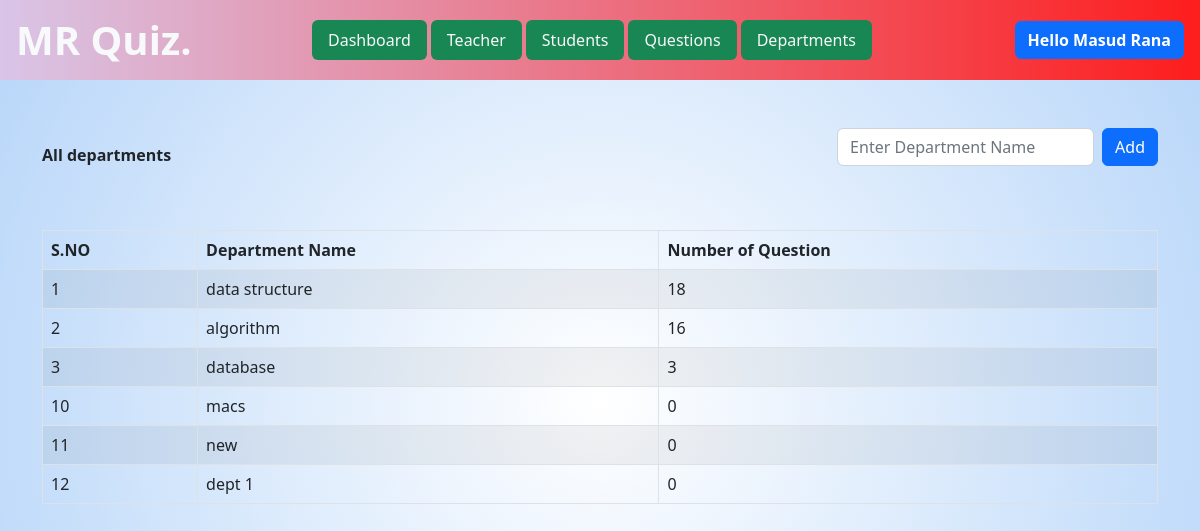
The page /admin/view-departments.php (signed in) on the database its author committed.
### tables this page shows
CREATE TABLE `departments` (
  `id` int(11) NOT NULL,
  `dept_name` varchar(255) DEFAULT NULL,
  `total_ques` varchar(255) DEFAULT NULL
);

### admin/view-departments.php (the view, shortened to what this page needs)
<?php include 'header.inc.php'; ?>
    <div class="container-fluid teacher mt-5">
    <div class="container">
        <div class="row">
            <div class="tbl-container">
                <div class="head d-flex flex-column mb-5">
                    <div class="d-flex align-items-center justify-content-between">
                    <strong>All departments</strong>
                    <form action="add-dept-code.php" method="post">
                        <div class="form-group d-flex align-items-center">
                            <input class="form-control me-2" type="text" placeholder="Enter Department Name" name="dept_name" id="dept_name">
                            <button class="btn btn-primary" id="add" type="submit">Add</button>
                        </div>
                    </form>
                    </div>
                </div>
                <table class="table table-bordered table-striped">
                    <thead>
                        <tr>
                            <th>S.NO</th>
                            <th>Department Name</th>
                            <th>Number of Question</th>
                        </tr>
                    </thead>
                    <tbody>
                        <?php
                            $query="SELECT * from departments";
                            $run=mysqli_query($con,$query);
                            if(mysqli_num_rows($run)>0){
                                while($data=mysqli_fetch_assoc($run)){
                                    ?>
                                <tr>
                                    <td><?php echo $data['id']; ?></td>
                                    <td><?php echo $data['dept_name']; ?></td>
                                    <td><?php echo $data['total_ques']; ?></td>
                                </tr>
                        <?php
                                }
                            }
                        ?>
                    </tbody>
                </table>
            </div>
        </div>
    </div>
</div>
</body>
</html>

### css/style.css (style rules this page uses)
body { background: radial-gradient(circle, rgba(255,255,255,1) 0%, rgba(182,213,249,1) 100%); }

### rows shown on the page
departments: id "1", dept_name "data structure", total_ques "18"
departments: id "2", dept_name "algorithm", total_ques "16"
departments: id "3", dept_name "database", total_ques "3"
departments: id "10", dept_name "macs", total_ques "0"
departments: id "11", dept_name "new", total_ques "0"
departments: id "12", dept_name "dept 1", total_ques "0"

### other values the page prints
$_SESSION['name'] "Masud Rana"
